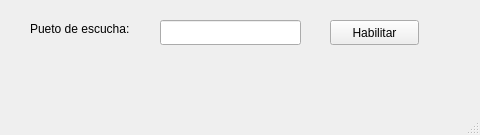
<?xml version="1.0" encoding="UTF-8"?>
<ui version="4.0">
 <class>Serverwindow</class>
 <widget class="QMainWindow" name="Serverwindow">
  <property name="geometry">
   <rect>
    <x>0</x>
    <y>0</y>
    <width>480</width>
    <height>135</height>
   </rect>
  </property>
  <property name="windowTitle">
   <string>MainWindow</string>
  </property>
  <widget class="QWidget" name="centralwidget">
   <widget class="QLabel" name="label_2">
    <property name="geometry">
     <rect>
      <x>150</x>
      <y>70</y>
      <width>221</width>
      <height>20</height>
     </rect>
    </property>
    <property name="text">
     <string/>
    </property>
   </widget>
   <widget class="QLineEdit" name="lineEdit">
    <property name="geometry">
     <rect>
      <x>160</x>
      <y>20</y>
      <width>141</width>
      <height>25</height>
     </rect>
    </property>
   </widget>
   <widget class="QLabel" name="label">
    <property name="geometry">
     <rect>
      <x>30</x>
      <y>20</y>
      <width>131</width>
      <height>17</height>
     </rect>
    </property>
    <property name="text">
     <string>Pueto de escucha:</string>
    </property>
   </widget>
   <widget class="QPushButton" name="pushButton">
    <property name="geometry">
     <rect>
      <x>330</x>
      <y>20</y>
      <width>89</width>
      <height>25</height>
     </rect>
    </property>
    <property name="text">
     <string>Habilitar</string>
    </property>
   </widget>
  </widget>
  <widget class="QMenuBar" name="menubar">
   <property name="geometry">
    <rect>
     <x>0</x>
     <y>0</y>
     <width>480</width>
     <height>22</height>
    </rect>
   </property>
  </widget>
  <widget class="QStatusBar" name="statusbar"/>
 </widget>
 <resources/>
 <connections/>
</ui>
